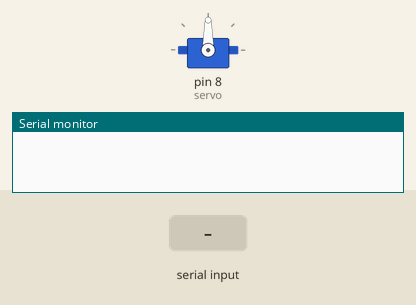
Recording of a sketch running on a simulated Arduino Uno, built with avr-gcc and run on an emulated ATmega328P. Parts: servo, the last lines printed to the serial monitor. Inputs (shaded band) come from the test bench.

Above: at 1.2 s.
1.3 s: "4\n" received over Serial
At 2.0 s:
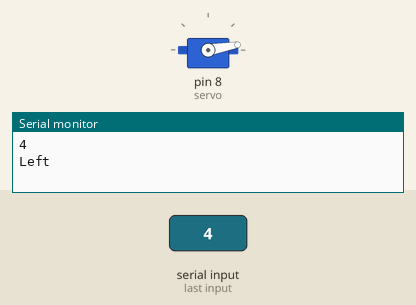
2.8 s: byte 51 ('3') received over Serial
Timing chart, 0 to 5.8 s (numbered marks = the images above; inputs shaded):
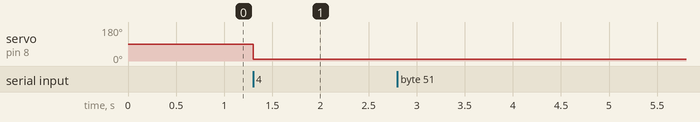

Measured:
- after the input at 1.3 s, servo on pin 8 (servo): 90° → 10° at once

The sketch:

Servo.ino
```cpp
#include <Servo.h>

Servo servo;

char Incoming_value = 0;

void setup() {

  servo.attach(8);
  servo.write(90);
  Serial.begin(9600);
}

void loop()
{
  int angle=10;
  if(Serial.available() > 0)
  {
    Incoming_value = Serial.read();
    Serial.print(Incoming_value);
    Serial.print("\n");
    if(Incoming_value == '4')
    {
         Serial.println("Left");
         servo.write(angle);
         angle-=10;
         delay(15);
    }
    else if(Incoming_value == '3')
    {
         Serial.println("Right");
         servo.write(angle);
         angle+=10;
         delay(15);
     }
   }
}
```
